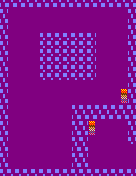

This game map was drawn from its Tiled (.tmx) file and the tilesets committed beside it. A one-line description and the full map source follow:
An orthogonal 17x22 tile map with 8x8 px tiles, 1 tile layer (Capa de Patrones 1).

<map version="1.0" tiledversion="2018.06.01" orientation="orthogonal" renderorder="right-down" width="17" height="22" tilewidth="8" tileheight="8" infinite="0" nextlayerid="2" nextobjectid="1">
 <tileset firstgid="1" name="tiles" tilewidth="8" tileheight="8" tilecount="45" columns="9">
  <image source="../../tiles.png" width="72" height="40" />
 </tileset>
 <layer id="1" name="Capa de Patrones 1" width="17" height="22">
  <data encoding="csv">
17,17,17,17,17,17,17,17,17,17,17,17,17,17,17,17,17,
26,4,4,4,4,4,4,4,4,4,4,4,4,4,4,4,26,
17,4,4,4,4,4,4,4,4,4,4,4,4,4,4,4,17,
26,4,4,4,4,4,4,4,4,4,4,4,4,4,4,4,26,
17,4,4,4,4,26,26,26,26,26,26,26,4,4,4,4,17,
26,4,4,4,4,26,26,26,26,26,26,26,4,4,4,4,26,
17,4,4,4,4,26,26,26,26,26,26,26,4,4,4,4,17,
26,4,4,4,4,26,26,26,26,26,26,26,4,4,4,4,26,
17,4,4,4,4,26,26,26,26,26,26,26,4,4,4,4,17,
26,4,4,4,4,26,26,26,26,26,26,26,4,4,4,4,26,
17,4,4,4,4,4,4,4,4,4,4,4,4,4,4,4,17,
26,4,4,4,4,4,4,4,4,4,4,4,4,4,4,6,26,
17,4,4,4,4,4,4,4,4,4,4,4,4,4,4,7,17,
26,4,4,4,4,4,4,4,4,26,26,26,26,26,26,26,26,
17,4,4,4,4,4,4,4,4,17,17,17,17,17,17,17,17,
26,4,4,4,4,4,4,4,4,26,26,6,4,4,4,4,26,
17,4,4,4,4,4,4,4,4,17,17,7,4,4,4,4,17,
26,4,4,4,4,4,4,4,4,26,26,4,4,4,4,4,26,
17,4,4,4,4,4,4,4,4,17,17,4,4,4,4,4,4,
26,4,4,4,4,4,4,4,4,26,26,4,4,4,4,4,4,
17,4,4,4,4,4,4,4,4,17,17,4,4,4,4,4,4,
26,26,26,26,26,26,26,26,26,26,26,26,26,26,26,26,26
</data>
 </layer>
</map>
